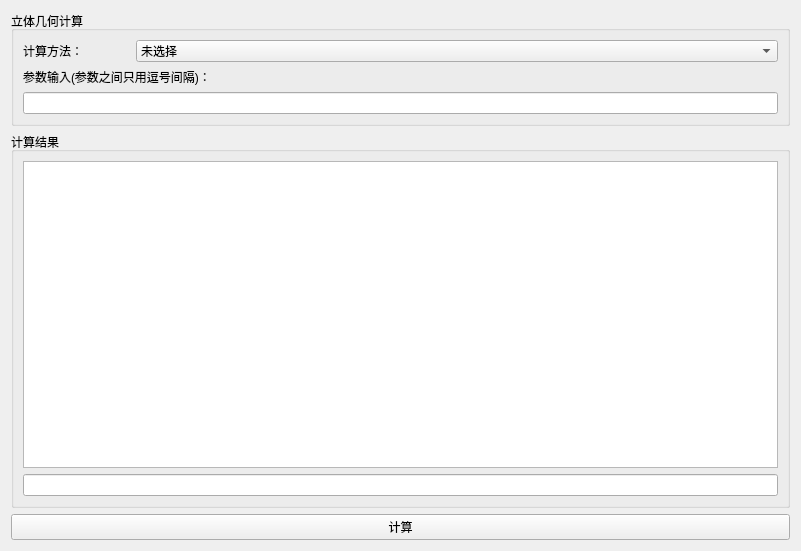
<?xml version="1.0" encoding="UTF-8"?>
<ui version="4.0">
 <class>ljjisuan</class>
 <widget class="QWidget" name="ljjisuan">
  <property name="geometry">
   <rect>
    <x>0</x>
    <y>0</y>
    <width>801</width>
    <height>551</height>
   </rect>
  </property>
  <property name="windowTitle">
   <string>Form</string>
  </property>
  <layout class="QGridLayout" name="gridLayout" rowstretch="1,5,0">
   <item row="0" column="0">
    <widget class="QGroupBox" name="groupBox">
     <property name="title">
      <string>立体几何计算</string>
     </property>
     <layout class="QGridLayout" name="gridLayout_2" columnstretch="1,6">
      <item row="0" column="0">
       <widget class="QLabel" name="label">
        <property name="text">
         <string>计算方法：</string>
        </property>
       </widget>
      </item>
      <item row="0" column="1">
       <widget class="QComboBox" name="ljjisuan_fangfa">
        <item>
         <property name="text">
          <string>未选择</string>
         </property>
        </item>
        <item>
         <property name="text">
          <string>两点间距离[参数：点1名称,点2名称]</string>
         </property>
        </item>
        <item>
         <property name="text">
          <string>中点坐标[参数：点1名称,点2名称]</string>
         </property>
        </item>
        <item>
         <property name="text">
          <string>点到平面距离[参数：点名称,平面名称]</string>
         </property>
        </item>
        <item>
         <property name="text">
          <string>点到直线距离[参数：点名称,直线名称]</string>
         </property>
        </item>
        <item>
         <property name="text">
          <string>点在平面的投影坐标[参数：点名称,平面名称]</string>
         </property>
        </item>
        <item>
         <property name="text">
          <string>点在直线的投影坐标[参数：点名称,直线名称]</string>
         </property>
        </item>
        <item>
         <property name="text">
          <string>判断多点是否共面[参数：点1名称,点2名称,...,点n名称]</string>
         </property>
        </item>
        <item>
         <property name="text">
          <string>直线方向向量[参数：直线名称(或直线上两点)]</string>
         </property>
        </item>
        <item>
         <property name="text">
          <string>两直线交点[参数：直线1名称(或直线上两点),直线2名称(或直线上两点)]</string>
         </property>
        </item>
        <item>
         <property name="text">
          <string>两直线夹角[参数：直线1名称(或直线上两点),直线2名称(或直线上两点)]</string>
         </property>
        </item>
        <item>
         <property name="text">
          <string>判断两直线是否平行[参数：直线1名称(或直线上两点),直线2名称(或直线上两点)]</string>
         </property>
        </item>
        <item>
         <property name="text">
          <string>判断两直线是否垂直[参数：直线1名称(或直线上两点),直线2名称(或直线上两点)]</string>
         </property>
        </item>
        <item>
         <property name="text">
          <string>直线在平面上的投影[参数：直线名称(或直线上两点),平面名称]</string>
         </property>
        </item>
        <item>
         <property name="text">
          <string>经过三点的平面方程 Ax+By+Cz+D=0[参数：点1名称,点2名称,点3名称]</string>
         </property>
        </item>
        <item>
         <property name="text">
          <string>平面法向量[参数：平面名称]</string>
         </property>
        </item>
        <item>
         <property name="text">
          <string>两平面夹角[参数：平面1名称,平面2名称]</string>
         </property>
        </item>
        <item>
         <property name="text">
          <string>两平面交线[参数：平面1名称,平面2名称]</string>
         </property>
        </item>
        <item>
         <property name="text">
          <string>判断两平面是否平行[参数：平面1名称,平面2名称]</string>
         </property>
        </item>
        <item>
         <property name="text">
          <string>判断两平面是否垂直[参数：平面1名称,平面2名称]</string>
         </property>
        </item>
        <item>
         <property name="text">
          <string>平面与直线交点[参数：平面名称,直线名称]</string>
         </property>
        </item>
        <item>
         <property name="text">
          <string>四面体体积[参数：四顶点名称]</string>
         </property>
        </item>
        <item>
         <property name="text">
          <string>直线与平面的夹角[参数：直线名称,平面名称]</string>
         </property>
        </item>
       </widget>
      </item>
      <item row="1" column="0" colspan="2">
       <widget class="QLabel" name="label_2">
        <property name="text">
         <string>参数输入(参数之间只用逗号间隔)：</string>
        </property>
       </widget>
      </item>
      <item row="2" column="0" colspan="2">
       <widget class="QLineEdit" name="ljjisuan_canshu"/>
      </item>
     </layout>
    </widget>
   </item>
   <item row="1" column="0">
    <widget class="QGroupBox" name="groupBox_2">
     <property name="title">
      <string>计算结果</string>
     </property>
     <layout class="QGridLayout" name="gridLayout_3">
      <item row="0" column="0">
       <widget class="QGraphicsView" name="ljjisuan_result">
        <property name="url" stdset="0">
         <url>
          <string>about:blank</string>
         </url>
        </property>
       </widget>
      </item>
      <item row="1" column="0">
       <widget class="QLineEdit" name="ljjisuan_result_lineedit"/>
      </item>
     </layout>
    </widget>
   </item>
   <item row="2" column="0">
    <widget class="QPushButton" name="ljjisuan_jisuan">
     <property name="text">
      <string>计算</string>
     </property>
    </widget>
   </item>
  </layout>
 </widget>
 <resources/>
 <connections/>
</ui>
